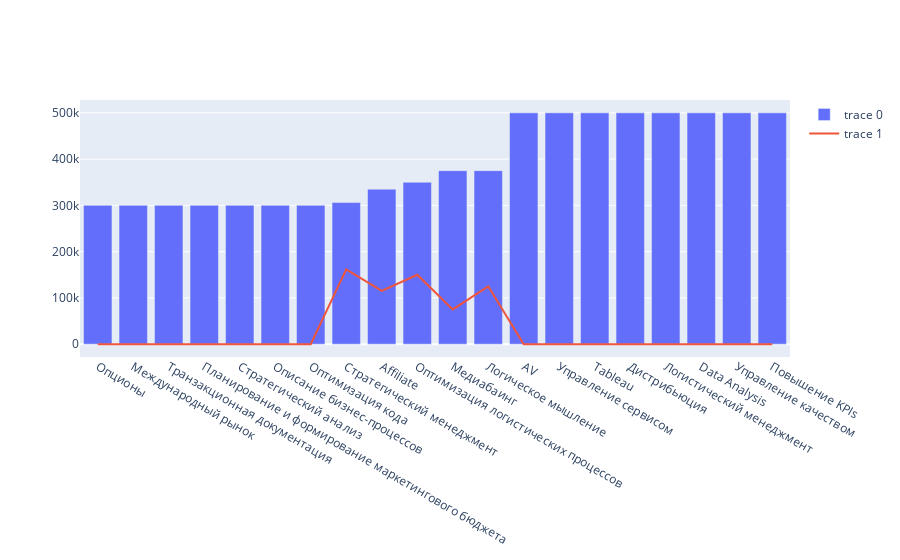

This figure's notebook cell:
### Markdown cell above
Рассмотрим интересный случай поближе

### Code cell
grouped_df = grouped_df.reset_index().sort_values(by="from_mean")[-20:]
fig = go.Figure()
fig.add_trace(go.Bar(x=grouped_df["tags_list"], y=grouped_df["from_mean"]))
fig.add_trace(go.Scatter(x=grouped_df["tags_list"], y=grouped_df["from_std"]))
fig.show()

### Figure 1 — Plotly figure (JSON) as saved in the notebook; plotly's stock layout.template omitted (floating-point values rounded to 4 significant figures)
{"data": [{"type": "bar", "x": ["Опционы", "Международный рынок", "Транзакционная документация", "Планирование и формирование маркетингового бюджета", "Стратегический анализ", "Описание бизнес-процессов", "Оптимизация кода", "Стратегический менеджмент", "Affiliate", "Оптимизация логистических процессов", "Медиабаинг", "Логическое мышление", "AV", "Управление сервисом", "Tableau", "Дистрибьюция", "Логистический менеджмент", "Data Analysis", "Управление качеством", "Повышение KPIs"], "y": [300000, 300000, 300000, 300000, 300000, 300000, 300000, 306000, 335000, 350000, 375000, 375000, 500000, 500000, 500000, 500000, 500000, 500000, 500000, 500000]}, {"type": "scatter", "x": ["Опционы", "Международный рынок", "Транзакционная документация", "Планирование и формирование маркетингового бюджета", "Стратегический анализ", "Описание бизнес-процессов", "Оптимизация кода", "Стратегический менеджмент", "Affiliate", "Оптимизация логистических процессов", "Медиабаинг", "Логическое мышление", "AV", "Управление сервисом", "Tableau", "Дистрибьюция", "Логистический менеджмент", "Data Analysis", "Управление качеством", "Повышение KPIs"], "y": [0, 0, 0, 0, 0, 0, 0, 161700.0, 115000, 150000, 75000, 125000, 0, 0, 0, 0, 0, 0, 0, 0]}], "layout": {}}
